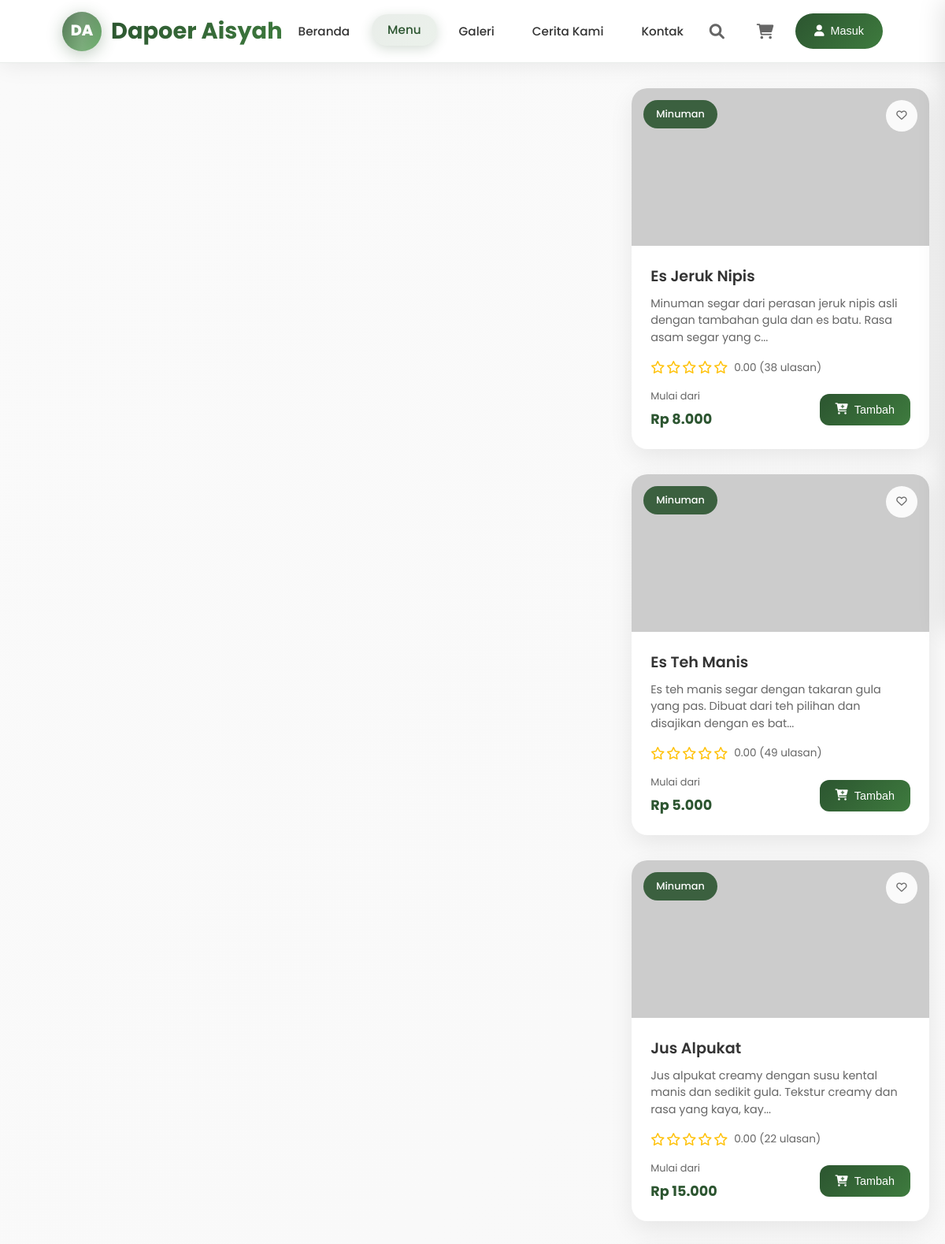
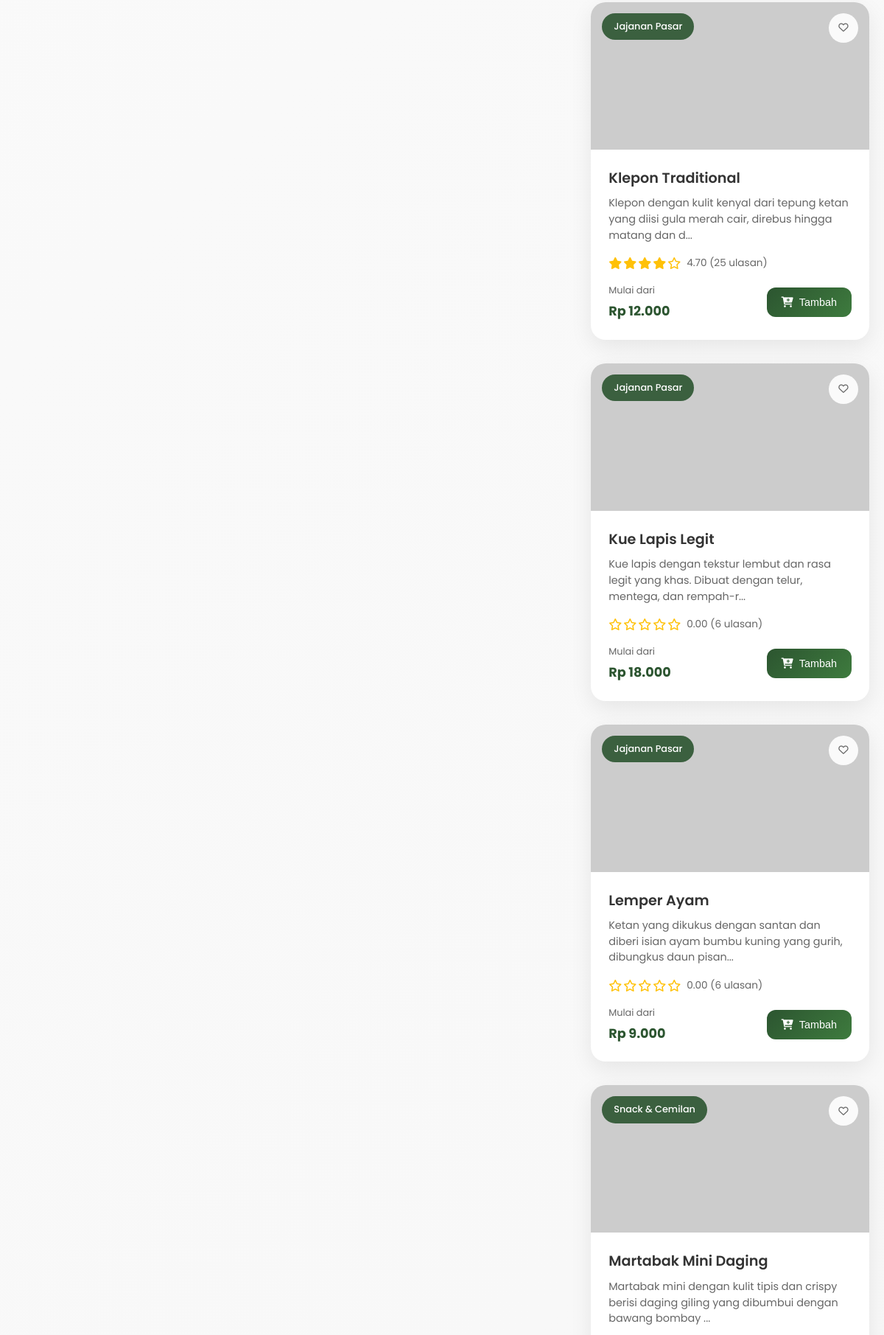
Page /menu.php (upper part) on the committed database (2 pictures, top to bottom).
### tables this page shows
CREATE TABLE products (
    id INT AUTO_INCREMENT PRIMARY KEY,
    name VARCHAR(100) NOT NULL,
    slug VARCHAR(100) UNIQUE NOT NULL,
    description TEXT,
    short_description VARCHAR(255),
    price DECIMAL(12,2) NOT NULL,
    sale_price DECIMAL(12,2),
    sku VARCHAR(50) UNIQUE,
    image VARCHAR(255),
    gallery JSON,
    category_id INT,
    stock INT DEFAULT 0,
    min_stock INT DEFAULT 5,
    rating DECIMAL(3,2) DEFAULT 0,
    rating_count INT DEFAULT 0,
    weight DECIMAL(8,2) DEFAULT 0,
    dimensions VARCHAR(50),
    is_featured BOOLEAN DEFAULT FALSE,
    is_active BOOLEAN DEFAULT TRUE,
    meta_title VARCHAR(150),
    meta_description TEXT,
    ingredients TEXT,
    nutritional_info JSON,
    allergen_info TEXT,
    serving_size VARCHAR(50),
    preparation_time INT,  
    spice_level ENUM('mild', 'medium', 'hot', 'extra_hot'),
    created_at TIMESTAMP DEFAULT CURRENT_TIMESTAMP,
    updated_at TIMESTAMP DEFAULT CURRENT_TIMESTAMP ON UPDATE CURRENT_TIMESTAMP,
    FOREIGN KEY (category_id) REFERENCES categories(id) ON DELETE SET NULL,
    INDEX idx_slug (slug),
    INDEX idx_category (category_id),
    INDEX idx_active (is_active),
    INDEX idx_featured (is_featured),
    INDEX idx_rating (rating),
    INDEX idx_price (price)
);

CREATE TABLE categories (
    id INT AUTO_INCREMENT PRIMARY KEY,
    name VARCHAR(50) NOT NULL,
    slug VARCHAR(50) UNIQUE NOT NULL,
    description TEXT,
    image VARCHAR(255),
    icon VARCHAR(50),
    sort_order INT DEFAULT 0,
    is_active BOOLEAN DEFAULT TRUE,
    meta_title VARCHAR(150),
    meta_description TEXT,
    created_at TIMESTAMP DEFAULT CURRENT_TIMESTAMP,
    updated_at TIMESTAMP DEFAULT CURRENT_TIMESTAMP ON UPDATE CURRENT_TIMESTAMP,
    INDEX idx_slug (slug),
    INDEX idx_active (is_active)
);

### menu.php (the view, shortened to what this page needs)
<?php
require_once 'includes/header.php';
try {
    $pdo = getConnection();
    $whereConditions = ["p.is_active = 1"];
    $params = [];
    $whereClause = implode(' AND ', $whereConditions);
    $orderBy = "p.name ASC";
    $sql = "
        SELECT p.*, c.name as category_name, c.slug as category_slug
        FROM products p
        LEFT JOIN categories c ON p.category_id = c.id
        WHERE $whereClause
        ORDER BY $orderBy
    ";
    $stmt = $pdo->prepare($sql);
    $stmt->execute($params);
    $products = $stmt->fetchAll();
} catch(PDOException $e) {
    $products = [];
    $categories = [];
}
?>
<main>
    <section class="menu-page">
        <div class="container">
            <?php if (count($products) > 0): ?>
                <div class="products-grid">
                    <?php foreach($products as $product): ?>
                        <div class="product-card">
                            <div class="product-image">
                                <img src="<?php echo $product['image'] ?: 'https://images.unsplash.com/photo-1565299624946-b28f40a0ca4b?w=300&h=200&fit=crop'; ?>"
                                     alt="<?php echo htmlspecialchars($product['name']); ?>"
                                     onerror="this.src='https://via.placeholder.com/300x200/2c5530/ffffff?text=<?php echo urlencode($product['name']); ?>'">
                                <div class="product-category"><?php echo htmlspecialchars($product['category_name']); ?></div>
                                <button class="product-favorite" onclick="toggleFavorite(<?php echo $product['id']; ?>)">
                                    <i class="far fa-heart"></i>
                                </button>
                            </div>
                            <div class="product-info">
                                <h3 class="product-name"><?php echo htmlspecialchars($product['name']); ?></h3>
                                <p class="product-description"><?php echo htmlspecialchars(substr($product['description'], 0, 100)) . '...'; ?></p>
                                <div class="product-rating">
                                    <div class="rating-stars">
                                        <?php
                                        $rating = $product['rating'];
                                        for($i = 1; $i <= 5; $i++):
                                            echo $i <= $rating ? '<i class="fas fa-star"></i>' : '<i class="far fa-star"></i>';
                                        endfor;
                                        ?>
                                    </div>
                                    <span class="rating-text"><?php echo $rating; ?> (<?php echo rand(5, 50); ?> ulasan)</span>
                                </div>
                                <div class="product-footer">
                                    <div class="product-price">
                                        <span class="price-label">Mulai dari</span>
                                        <span class="price-amount">Rp <?php echo number_format($product['price'], 0, ',', '.'); ?></span>
                                    </div>
                                    <button class="add-to-cart-btn" onclick="addToCart(<?php echo $product['id']; ?>, '<?php echo htmlspecialchars($product['name']); ?>', <?php echo $product['price']; ?>, '<?php echo $product['image']; ?>')">
                                        <i class="fas fa-cart-plus"></i>
                                        <span>Tambah</span>
                                    </button>
                                </div>
                            </div>
                        </div>
                    <?php endforeach; ?>
                </div>
            <?php endif; ?>
        </div>
    </section>
</main>
<?php require_once 'includes/footer.php'; ?>

### includes/header.php (shortened to what this page needs)
<!DOCTYPE html>
<html lang="id">
<head>
    <link rel="stylesheet" href="assets/css/style.css">
    <link rel="stylesheet" href="https://cdnjs.cloudflare.com/ajax/libs/font-awesome/6.0.0/css/all.min.css">
</head>
<body>
    <header class="header">
        <div class="container">
            <div class="header-content">
                <div class="logo">
                    <a href="index.php">
                        <div class="logo-icon">DA</div>
                        <span class="logo-text">Dapoer Aisyah</span>
                    </a>
                </div>
                <nav class="nav-desktop">
                    <ul class="nav-list">
                        <li><a href="index.php" class="nav-link <?php echo basename($_SERVER['PHP_SELF']) == 'index.php' ? 'active' : ''; ?>">Beranda</a></li>
                        <li><a href="menu.php" class="nav-link <?php echo basename($_SERVER['PHP_SELF']) == 'menu.php' ? 'active' : ''; ?>">Menu</a></li>
                        <li><a href="galeri.php" class="nav-link <?php echo basename($_SERVER['PHP_SELF']) == 'galeri.php' ? 'active' : ''; ?>">Galeri</a></li>
                        <li><a href="about.php" class="nav-link <?php echo basename($_SERVER['PHP_SELF']) == 'about.php' ? 'active' : ''; ?>">Cerita Kami</a></li>
                        <li><a href="contact.php" class="nav-link <?php echo basename($_SERVER['PHP_SELF']) == 'contact.php' ? 'active' : ''; ?>">Kontak</a></li>
                    </ul>
                </nav>
                <div class="header-actions">
                    <div class="search-container">
                        <button class="search-toggle" onclick="toggleSearch()">
                            <i class="fas fa-search"></i>
                        </button>
                    </div>
                    <button class="cart-btn" onclick="toggleCart()">
                        <i class="fas fa-shopping-cart"></i>
                    </button>
                    <?php if (isset($_SESSION['user_id'])): ?>
                        <div class="user-dropdown">
                            <button class="user-btn" onclick="toggleUserDropdown()">
                                <i class="fas fa-user"></i>
                                <span class="user-name"><?php echo htmlspecialchars($_SESSION['user_name']); ?></span>
                                <i class="fas fa-chevron-down"></i>
                            </button>
                            <div class="dropdown-menu">
                                <?php if ($_SESSION['user_role'] == 'admin'): ?>
                                    <a href="admin/index.php" class="dropdown-item">
                                        <i class="fas fa-tachometer-alt"></i>
                                        Dashboard Admin
                                    </a>
                                <?php endif; ?>
                                <a href="profile.php" class="dropdown-item">
                                    <i class="fas fa-user-circle"></i>
                                    Profil Saya
                                </a>
                                <a href="orders.php" class="dropdown-item">
                                    <i class="fas fa-shopping-bag"></i>
                                    Pesanan Saya
                                </a>
                                <div class="dropdown-divider"></div>
                                <a href="auth/logout.php" class="dropdown-item text-danger">
                                    <i class="fas fa-sign-out-alt"></i>
                                    Keluar
                                </a>
                            </div>
                        </div>
                    <?php else: ?>
                        <button class="auth-btn" onclick="openAuthModal()">
                            <i class="fas fa-user"></i>
                            <span>Masuk</span>
                        </button>
                    <?php endif; ?>
                </div>
            </div>
        </div>
    </header>

### includes/footer.php (shortened to what this page needs)
</body>
</html>

### menu.php (style rules this page uses)
.menu-page { padding: 2rem 0; background: linear-gradient(135deg, #fafafa 0%, #f5f5f5 100%); min-height: 80vh; }

### rows in the picture
products: category.name "Minuman", name "Es Jeruk Nipis", description "Minuman segar dari perasan jeruk nipis asli dengan tambahan gula dan es batu. Rasa asam segar yang c", rating "0.00", price "8.000"
products: category.name "Minuman", name "Es Teh Manis", description "Es teh manis segar dengan takaran gula yang pas. Dibuat dari teh pilihan dan disajikan dengan es bat", rating "0.00", price "5.000"
products: category.name "Minuman", name "Jus Alpukat", description "Jus alpukat creamy dengan susu kental manis dan sedikit gula. Tekstur creamy dan rasa yang kaya, kay", rating "0.00", price "15.000"
products: category.name "Jajanan Pasar", name "Klepon Traditional", description "Klepon dengan kulit kenyal dari tepung ketan yang diisi gula merah cair, direbus hingga matang dan d", rating "4.70", price "12.000"
products: category.name "Jajanan Pasar", name "Kue Lapis Legit", description "Kue lapis dengan tekstur lembut dan rasa legit yang khas. Dibuat dengan telur, mentega, dan rempah-r", rating "0.00", price "18.000"
products: category.name "Jajanan Pasar", name "Lemper Ayam", description "Ketan yang dikukus dengan santan dan diberi isian ayam bumbu kuning yang gurih, dibungkus daun pisan", rating "0.00", price "9.000"
products: category.name "Snack & Cemilan", name "Martabak Mini Daging", description "Martabak mini dengan kulit tipis dan crispy berisi daging giling yang dibumbui dengan bawang bombay"
